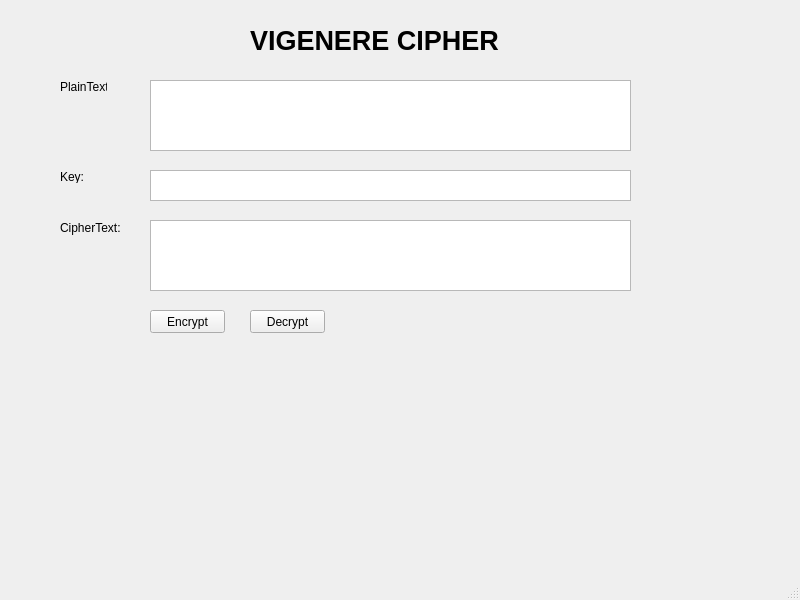
<?xml version="1.0" encoding="UTF-8"?>
<ui version="4.0">
 <class>MainWindow</class>
 <widget class="QMainWindow" name="MainWindow">
  <property name="geometry">
   <rect>
    <x>0</x>
    <y>0</y>
    <width>800</width>
    <height>600</height>
   </rect>
  </property>
  <property name="windowTitle">
   <string>MainWindow</string>
  </property>
  <widget class="QWidget" name="centralwidget">
   <widget class="QPushButton" name="btn_encrypt">
    <property name="geometry">
     <rect>
      <x>150</x>
      <y>310</y>
      <width>75</width>
      <height>23</height>
     </rect>
    </property>
    <property name="text">
     <string>Encrypt</string>
    </property>
   </widget>
   <widget class="QPushButton" name="btn_decrypt">
    <property name="geometry">
     <rect>
      <x>250</x>
      <y>310</y>
      <width>75</width>
      <height>23</height>
     </rect>
    </property>
    <property name="text">
     <string>Decrypt</string>
    </property>
   </widget>
   <widget class="QLabel" name="label">
    <property name="geometry">
     <rect>
      <x>250</x>
      <y>20</y>
      <width>261</width>
      <height>41</height>
     </rect>
    </property>
    <property name="font">
     <font>
      <pointsize>20</pointsize>
      <weight>75</weight>
      <bold>true</bold>
     </font>
    </property>
    <property name="text">
     <string>VIGENERE CIPHER</string>
    </property>
   </widget>
   <widget class="QLabel" name="label_2">
    <property name="geometry">
     <rect>
      <x>60</x>
      <y>80</y>
      <width>47</width>
      <height>13</height>
     </rect>
    </property>
    <property name="text">
     <string>PlainText:</string>
    </property>
   </widget>
   <widget class="QLabel" name="label_3">
    <property name="geometry">
     <rect>
      <x>60</x>
      <y>170</y>
      <width>47</width>
      <height>13</height>
     </rect>
    </property>
    <property name="text">
     <string>Key:</string>
    </property>
   </widget>
   <widget class="QLabel" name="label_4">
    <property name="geometry">
     <rect>
      <x>60</x>
      <y>220</y>
      <width>61</width>
      <height>16</height>
     </rect>
    </property>
    <property name="text">
     <string>CipherText:</string>
    </property>
   </widget>
   <widget class="QPlainTextEdit" name="txt_plain_text">
    <property name="geometry">
     <rect>
      <x>150</x>
      <y>80</y>
      <width>481</width>
      <height>71</height>
     </rect>
    </property>
   </widget>
   <widget class="QPlainTextEdit" name="txt_key">
    <property name="geometry">
     <rect>
      <x>150</x>
      <y>170</y>
      <width>481</width>
      <height>31</height>
     </rect>
    </property>
   </widget>
   <widget class="QPlainTextEdit" name="txt_cipher_text">
    <property name="geometry">
     <rect>
      <x>150</x>
      <y>220</y>
      <width>481</width>
      <height>71</height>
     </rect>
    </property>
   </widget>
  </widget>
  <widget class="QMenuBar" name="menubar">
   <property name="geometry">
    <rect>
     <x>0</x>
     <y>0</y>
     <width>800</width>
     <height>21</height>
    </rect>
   </property>
  </widget>
  <widget class="QStatusBar" name="statusbar"/>
 </widget>
 <resources/>
 <connections/>
</ui>
